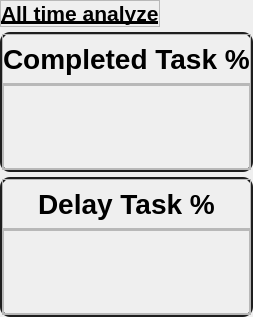
                     <widget class="QWidget" name="right_content" native="true">
                      <property name="minimumSize">
                       <size>
                        <width>200</width>
                        <height>0</height>
                       </size>
                      </property>
                      <property name="styleSheet">
                       <string notr="true">#right_content_detail1 ,#right_content_detail2, #right_content_detail3{
border: 2px solid #1e1e1e;
border-radius: 10px
}

#right_content_header{
/*border: 2px solid #1e1e1e;
border-radius: 10px*/
}</string>
                      </property>
                      <layout class="QVBoxLayout" name="verticalLayout_8">
                       <property name="spacing">
                        <number>5</number>
                       </property>
                       <property name="leftMargin">
                        <number>0</number>
                       </property>
                       <property name="topMargin">
                        <number>0</number>
                       </property>
                       <property name="rightMargin">
                        <number>0</number>
                       </property>
                       <property name="bottomMargin">
                        <number>0</number>
                       </property>
                       <item alignment="Qt::AlignLeft">
                        <widget class="QFrame" name="right_content_header">
                         <property name="minimumSize">
                          <size>
                           <width>130</width>
                           <height>0</height>
                          </size>
                         </property>
                         <property name="maximumSize">
                          <size>
                           <width>160</width>
                           <height>30</height>
                          </size>
                         </property>
                         <property name="frameShape">
                          <enum>QFrame::StyledPanel</enum>
                         </property>
                         <property name="frameShadow">
                          <enum>QFrame::Raised</enum>
                         </property>
                         <layout class="QGridLayout" name="gridLayout_35">
                          <property name="leftMargin">
                           <number>0</number>
                          </property>
                          <property name="topMargin">
                           <number>0</number>
                          </property>
                          <property name="rightMargin">
                           <number>0</number>
                          </property>
                          <property name="bottomMargin">
                           <number>0</number>
                          </property>
                          <property name="horizontalSpacing">
                           <number>0</number>
                          </property>
                          <item row="0" column="0" alignment="Qt::AlignVCenter">
                           <widget class="QLabel" name="label_4">
                            <property name="font">
                             <font>
                              <family>.AppleSystemUIFont</family>
                              <pointsize>16</pointsize>
                              <bold>true</bold>
                              <underline>true</underline>
                             </font>
                            </property>
                            <property name="text">
                             <string>All time analyze</string>
                            </property>
                           </widget>
                          </item>
                         </layout>
                        </widget>
                       </item>
                       <item>
                        <widget class="QFrame" name="right_content_detail1">
                         <property name="enabled">
                          <bool>true</bool>
                         </property>
                         <property name="minimumSize">
                          <size>
                           <width>0</width>
                           <height>140</height>
                          </size>
                         </property>
                         <property name="styleSheet">
                          <string notr="true"/>
                         </property>
                         <property name="frameShape">
                          <enum>QFrame::StyledPanel</enum>
                         </property>
                         <property name="frameShadow">
                          <enum>QFrame::Raised</enum>
                         </property>
                         <layout class="QVBoxLayout" name="verticalLayout_7">
                          <property name="spacing">
                           <number>0</number>
                          </property>
                          <property name="leftMargin">
                           <number>0</number>
                          </property>
                          <property name="topMargin">
                           <number>0</number>
                          </property>
                          <property name="rightMargin">
                           <number>0</number>
                          </property>
                          <property name="bottomMargin">
                           <number>0</number>
                          </property>
                          <item>
                           <widget class="QFrame" name="frame_35">
                            <property name="maximumSize">
                             <size>
                              <width>16777215</width>
                              <height>50</height>
                             </size>
                            </property>
                            <property name="styleSheet">
                             <string notr="true">item-align:center;</string>
                            </property>
                            <property name="frameShape">
                             <enum>QFrame::StyledPanel</enum>
                            </property>
                            <property name="frameShadow">
                             <enum>QFrame::Raised</enum>
                            </property>
                            <layout class="QVBoxLayout" name="verticalLayout_13">
                             <property name="spacing">
                              <number>0</number>
                             </property>
                             <property name="leftMargin">
                              <number>0</number>
                             </property>
                             <property name="topMargin">
                              <number>0</number>
                             </property>
                             <property name="rightMargin">
                              <number>0</number>
                             </property>
                             <property name="bottomMargin">
                              <number>0</number>
                             </property>
                             <item alignment="Qt::AlignHCenter">
                              <widget class="QLabel" name="label_2">
                               <property name="font">
                                <font>
                                 <pointsize>21</pointsize>
                                 <bold>true</bold>
                                </font>
                               </property>
                               <property name="text">
                                <string>Completed Task %</string>
                               </property>
                              </widget>
                             </item>
                            </layout>
                           </widget>
                          </item>
                          <item>
                           <widget class="QFrame" name="frame_25">
                            <property name="frameShape">
                             <enum>QFrame::StyledPanel</enum>
                            </property>
                            <property name="frameShadow">
                             <enum>QFrame::Raised</enum>
                            </property>
                            <layout class="QGridLayout" name="gridLayout_34">
                             <property name="leftMargin">
                              <number>0</number>
                             </property>
                             <property name="topMargin">
                              <number>0</number>
                             </property>
                             <property name="rightMargin">
                              <number>0</number>
                             </property>
                             <property name="bottomMargin">
                              <number>0</number>
                             </property>
                             <property name="spacing">
                              <number>0</number>
                             </property>
                             <item row="0" column="0">
                              <widget class="QFrame" name="frame_26">
                               <property name="frameShape">
                                <enum>QFrame::StyledPanel</enum>
                               </property>
                               <property name="frameShadow">
                                <enum>QFrame::Raised</enum>
                               </property>
                              </widget>
                             </item>
                            </layout>
                           </widget>
                          </item>
                         </layout>
                        </widget>
                       </item>
                       <item>
                        <widget class="QFrame" name="right_content_detail2">
                         <property name="minimumSize">
                          <size>
                           <width>150</width>
                           <height>140</height>
                          </size>
                         </property>
                         <property name="frameShape">
                          <enum>QFrame::StyledPanel</enum>
                         </property>
                         <property name="frameShadow">
                          <enum>QFrame::Raised</enum>
                         </property>
                         <layout class="QGridLayout" name="gridLayout_29">
                          <property name="leftMargin">
                           <number>0</number>
                          </property>
                          <property name="topMargin">
                           <number>0</number>
                          </property>
                          <property name="rightMargin">
                           <number>0</number>
                          </property>
                          <property name="bottomMargin">
                           <number>0</number>
                          </property>
                          <property name="spacing">
                           <number>0</number>
                          </property>
                          <item row="0" column="0">
                           <widget class="QFrame" name="frame_36">
                            <property name="maximumSize">
                             <size>
                              <width>16777215</width>
                              <height>50</height>
                             </size>
                            </property>
                            <property name="styleSheet">
                             <string notr="true">item-align:center;</string>
                            </property>
                            <property name="frameShape">
                             <enum>QFrame::StyledPanel</enum>
                            </property>
                            <property name="frameShadow">
                             <enum>QFrame::Raised</enum>
                            </property>
                            <layout class="QVBoxLayout" name="verticalLayout_16">
                             <property name="spacing">
                              <number>0</number>
                             </property>
                             <property name="leftMargin">
                              <number>0</number>
                             </property>
                             <property name="topMargin">
                              <number>0</number>
                             </property>
                             <property name="rightMargin">
                              <number>0</number>
                             </property>
                             <property name="bottomMargin">
                              <number>0</number>
                             </property>
                             <item alignment="Qt::AlignHCenter">
                              <widget class="QLabel" name="label_3">
                               <property name="font">
                                <font>
                                 <pointsize>21</pointsize>
                                 <bold>true</bold>
                                </font>
                               </property>
                               <property name="text">
                                <string>Delay Task %</string>
                               </property>
                              </widget>
                             </item>
                            </layout>
                           </widget>
                          </item>
                          <item row="1" column="0">
                           <widget class="QFrame" name="frame_27">
                            <property name="frameShape">
                             <enum>QFrame::StyledPanel</enum>
                            </property>
                            <property name="frameShadow">
                             <enum>QFrame::Raised</enum>
                            </property>
                            <layout class="QGridLayout" name="gridLayout_42">
                             <property name="leftMargin">
                              <number>0</number>
                             </property>
                             <property name="topMargin">
                              <number>0</number>
                             </property>
                             <property name="rightMargin">
                              <number>0</number>
                             </property>
                             <property name="bottomMargin">
                              <number>0</number>
                             </property>
                             <property name="spacing">
                              <number>0</number>
                             </property>
                             <item row="0" column="0">
                              <widget class="QFrame" name="frame_28">
                               <property name="frameShape">
                                <enum>QFrame::StyledPanel</enum>
                               </property>
                               <property name="frameShadow">
                                <enum>QFrame::Raised</enum>
                               </property>
                              </widget>
                             </item>
                            </layout>
                           </widget>
                          </item>
                         </layout>
                        </widget>
                       </item>
                      </layout>
                     </widget>
